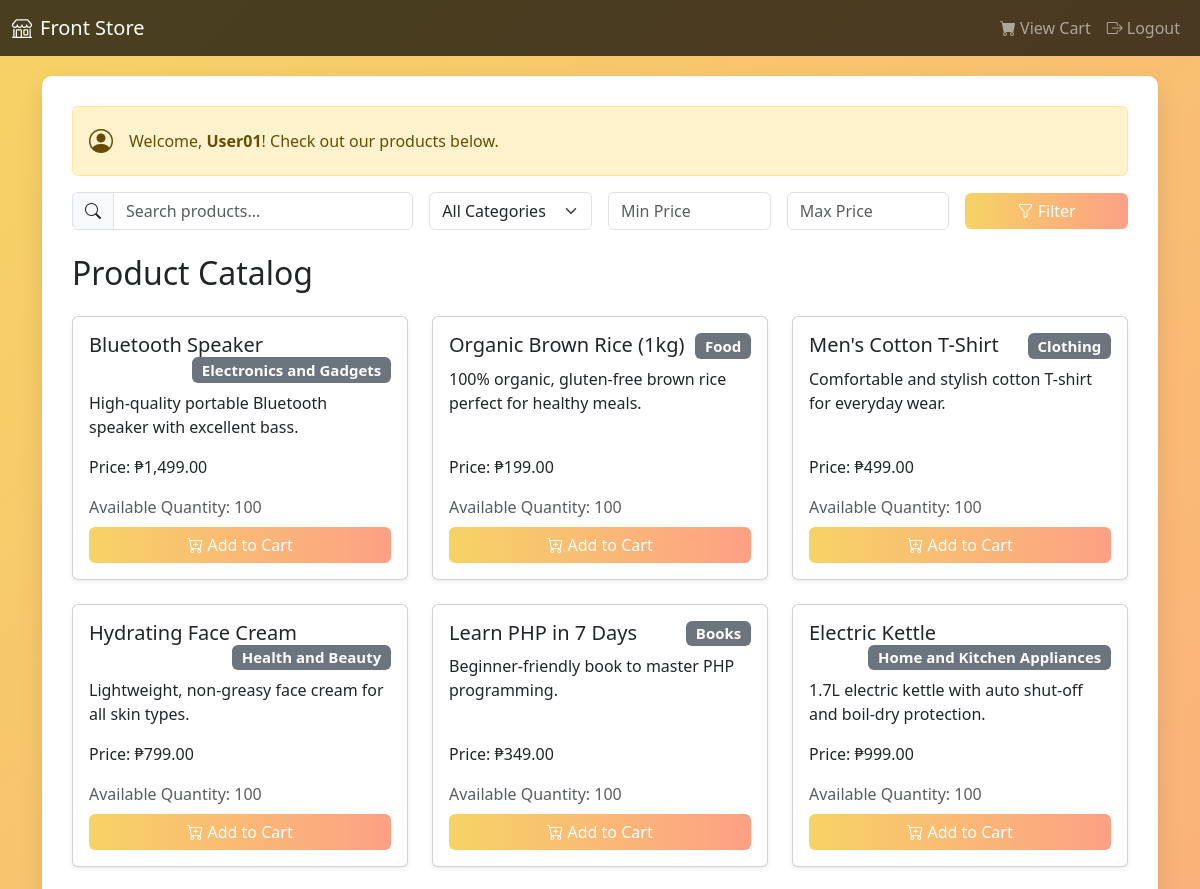
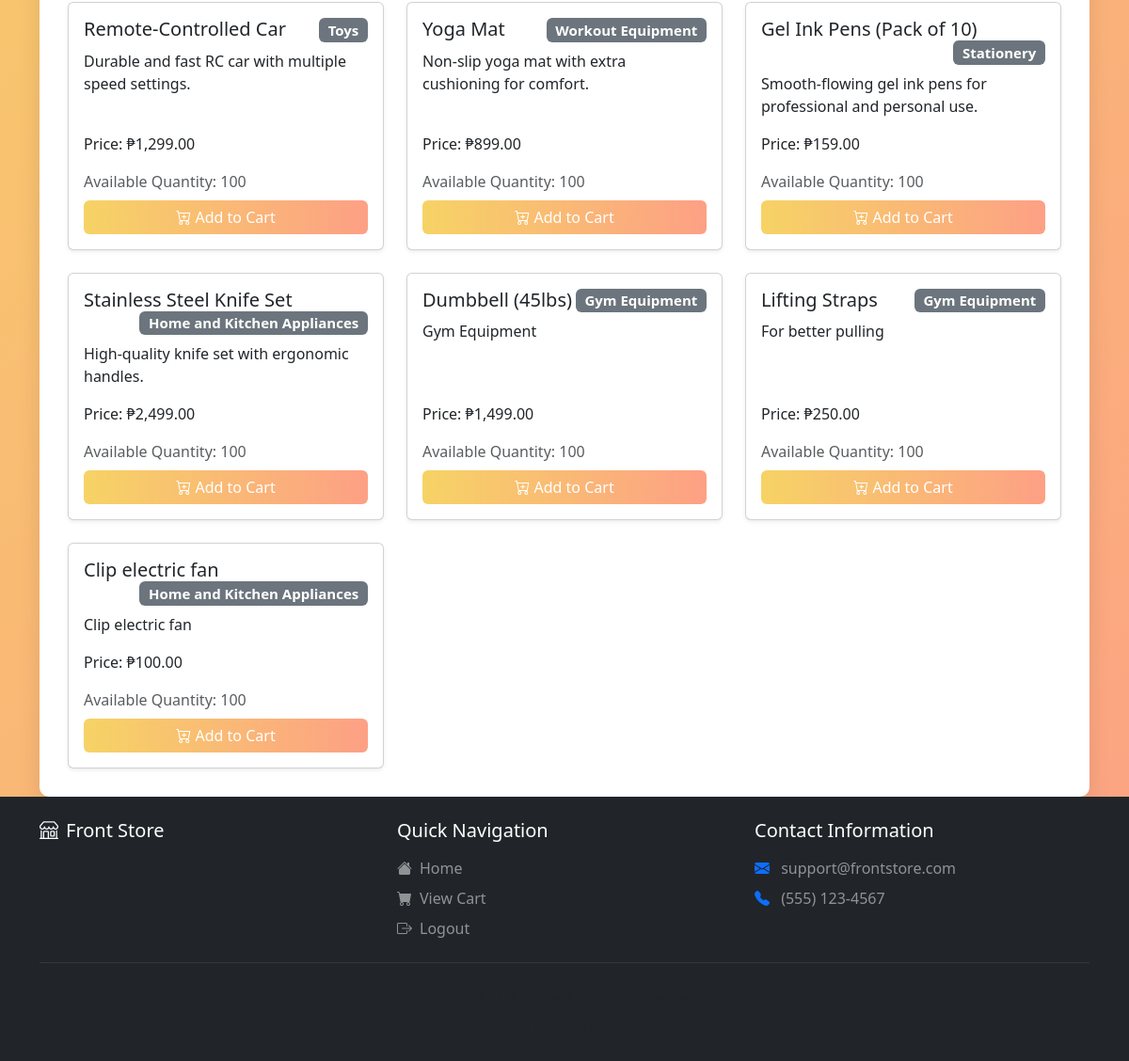
Page /front/front_store.php (signed in) on the committed database (2 pictures, top to bottom).
### tables this page shows
CREATE TABLE `users` (
  `id` int(11) NOT NULL,
  `name` varchar(255) NOT NULL,
  `email` varchar(255) NOT NULL,
  `password` varchar(255) NOT NULL,
  `contact_info` varchar(255) DEFAULT NULL,
  `role` enum('user','admin') DEFAULT 'user',
  `created_at` timestamp NOT NULL DEFAULT current_timestamp()
);

CREATE TABLE `products` (
  `id` int(11) NOT NULL,
  `barcode` varchar(255) NOT NULL,
  `product_name` varchar(255) NOT NULL,
  `description` text DEFAULT NULL,
  `price` decimal(10,2) DEFAULT NULL,
  `quantity` int(11) DEFAULT 0,
  `category` varchar(255) DEFAULT NULL,
  `created_at` timestamp NOT NULL DEFAULT current_timestamp()
);

### front/front_store.php (the view, shortened to what this page needs)
<?php
include 'header.php';
$db = new Database();
$pdo = $db->getConnection();
class User {
    private $pdo;
    private $userId;
    public function __construct($pdo, $userId) {
        $this->pdo = $pdo;
        $this->userId = $userId;
    }
    public function getName() {
        try {
            $stmt = $this->pdo->prepare("SELECT name FROM users WHERE id = :user_id");
            $stmt->execute(['user_id' => $this->userId]);
            $user = $stmt->fetch(PDO::FETCH_ASSOC);
            return $user ? $user['name'] : 'Guest';
        } catch (PDOException $e) {
            error_log("Database error: " . $e->getMessage());
            return 'Guest';
        }
    }
}
class ProductCatalog {
    private $pdo;
    public function __construct($pdo) {
        $this->pdo = $pdo;
    }
    public function getProducts($filters) {
        $sql = "SELECT * FROM products WHERE 1=1";
        $params = [];
        try {
            $stmt = $this->pdo->prepare($sql);
            $stmt->execute($params);
            return $stmt->fetchAll(PDO::FETCH_ASSOC);
        } catch (PDOException $e) {
            error_log("Database error fetching products: " . $e->getMessage());
            return [];
        }
    }
}
class Cart {
    private $pdo;
    private $userId;
    public function __construct($pdo, $userId) {
        $this->pdo = $pdo;
        $this->userId = $userId;
    }
    public function getCartItems() {
        try {
            $stmt = $this->pdo->prepare("SELECT product_id, quantity FROM cart WHERE user_id = ?");
            $stmt->execute([$this->userId]);
            return $stmt->fetchAll(PDO::FETCH_KEY_PAIR);
        } catch (PDOException $e) {
            error_log("Database error fetching cart items: " . $e->getMessage());
            return [];
        }
    }
}
$userId = $_SESSION['user_id'] ?? null;
$user = new User($pdo, $userId);
$productCatalog = new ProductCatalog($pdo);
$cart = new Cart($pdo, $userId);
$userName = $user->getName();
$filters = [
    'search' => $_GET['search'] ?? '',
    'category' => $_GET['category'] ?? '',
    'min_price' => $_GET['min_price'] ?? '',
    'max_price' => $_GET['max_price'] ?? ''
];
$products = $productCatalog->getProducts($filters);
$cartItems = $cart->getCartItems();
?>
<div class="content-container">
    <div class="alert alert-warning d-flex align-items-center" role="alert">
        <i class="bi bi-person-circle me-3" style="font-size: 1.5rem;"></i>
        <div>
            Welcome, <strong><?php echo htmlspecialchars($userName); ?></strong>! Check out our products below.
        </div>
    </div>
    <form method="GET" action="" class="row g-3 align-items-center mb-4">
        <div class="col-md-4">
            <div class="input-group">
                <span class="input-group-text"><i class="bi bi-search"></i></span>
                <input type="text" name="search" class="form-control" placeholder="Search products..."
                       value="<?php echo htmlspecialchars($filters['search']); ?>">
            </div>
        </div>
        <div class="col-md-2">
            <select name="category" class="form-select">
                <option value="">All Categories</option>
            </select>
        </div>
        <div class="col-md-2">
            <input type="number" name="min_price" class="form-control" placeholder="Min Price"
                   value="<?php echo htmlspecialchars($filters['min_price']); ?>" min="0" step="0.01">
        </div>
        <div class="col-md-2">
            <input type="number" name="max_price" class="form-control" placeholder="Max Price"
                   value="<?php echo htmlspecialchars($filters['max_price']); ?>" min="0" step="0.01">
        </div>
        <div class="col-md-2">
            <button type="submit" class="btn btn-custom w-100">
                <i class="bi bi-funnel"></i> Filter
            </button>
        </div>
    </form>
    <h2 class="mb-4">Product Catalog
    </h2>
    <?php if (empty($products)): ?>
        <div class="alert alert-info text-center">
            <i class="bi bi-search me-2"></i>No products found matching your search criteria.
        </div>
    <?php else: ?>
        <div class="row row-cols-1 row-cols-md-3 g-4">
            <?php foreach ($products as $product): ?>
                <div class="col">
                    <div class="card h-100 shadow-sm">
                        <div class="card-body d-flex flex-column">
                            <h5 class="card-title">
                                <?php echo htmlspecialchars($product['product_name']); ?>
                                <?php if (!empty($product['category'])): ?>
                                    <span class="badge bg-secondary float-end"><?php echo htmlspecialchars($product['category']); ?></span>
                                <?php endif; ?>
                            </h5>
                            <p class="card-text flex-grow-1"><?php echo htmlspecialchars($product['description']); ?></p>
                            <div class="mb-2">
                                <p class="card-text">Price: ₱<?php echo number_format($product['price'], 2); ?></p>
                                <p class="card-text text-muted">Available Quantity: <?php echo htmlspecialchars($product['quantity']); ?></p>
                            </div>
                            <div class="mt-auto">
                                <?php
                                $currentCartQty = $cartItems[$product['id']] ?? 0;
                                $maxAllowedQty = floor($product['quantity'] / 2);
                                if ($product['quantity'] > 0 && $currentCartQty < $maxAllowedQty):
                                ?>
                                    <a href="add_to_cart.php?id=<?php echo $product['id']; ?>" class="btn btn-custom w-100">
                                        <i class="bi bi-cart-plus"></i> Add to Cart
                                    </a>
                                <?php endif; ?>
                            </div>
                        </div>
                    </div>
                </div>
            <?php endforeach; ?>
        </div>
    <?php endif; ?>
</div>
<?php include 'footer.php'; ?>

### front/header.php (style rules this page uses)
body { background: linear-gradient(135deg, #f6d365 0%, #fda085 100%); min-height: 100vh; display: flex; flex-direction: column; }
.content-container { background-color: white; border-radius: 10px; box-shadow: 0 10px 25px rgba(0, 0, 0, 0.1); padding: 30px; margin-top: 20px; flex-grow: 1; }
.btn-custom { background: linear-gradient(to right, #f6d365, #fda085); color: white; border: none; }

### rows in the picture
users: name "User01"
products: product_name "Bluetooth Speaker", category "Electronics and Gadgets", description "High-quality portable Bluetooth speaker with excellent bass.", price "1,499.00", quantity "100"
products: product_name "Organic Brown Rice (1kg)", category "Food", description "100% organic, gluten-free brown rice perfect for healthy meals.", price "199.00", quantity "100"
products: product_name "Men's Cotton T-Shirt", category "Clothing", description "Comfortable and stylish cotton T-shirt for everyday wear.", price "499.00", quantity "100"
products: product_name "Hydrating Face Cream", category "Health and Beauty", description "Lightweight, non-greasy face cream for all skin types.", price "799.00", quantity "100"
products: product_name "Learn PHP in 7 Days", category "Books", description "Beginner-friendly book to master PHP programming.", price "349.00", quantity "100"
products: product_name "Electric Kettle", category "Home and Kitchen Appliances", description "1.7L electric kettle with auto shut-off and boil-dry protection.", price "999.00", quantity "100"
products: product_name "Remote-Controlled Car", category "Toys", description "Durable and fast RC car with multiple speed settings.", price "1,299.00", quantity "100"
products: product_name "Yoga Mat", category "Workout Equipment", description "Non-slip yoga mat with extra cushioning for comfort.", price "899.00", quantity "100"
products: product_name "Gel Ink Pens (Pack of 10)", category "Stationery", description "Smooth-flowing gel ink pens for professional and personal use.", price "159.00", quantity "100"
products: product_name "Stainless Steel Knife Set", category "Home and Kitchen Appliances", description "High-quality knife set with ergonomic handles.", price "2,499.00", quantity "100"
products: product_name "Dumbbell (45lbs)", category "Gym Equipment", description "Gym Equipment", price "1,499.00", quantity "100"
products: product_name "Lifting Straps", category "Gym Equipment", description "For better pulling", price "250.00", quantity "100"
products: product_name "Clip electric fan", category "Home and Kitchen Appliances", description "Clip electric fan", price "100.00", quantity "100"

### other values in the picture
$site_name "Front Store"
